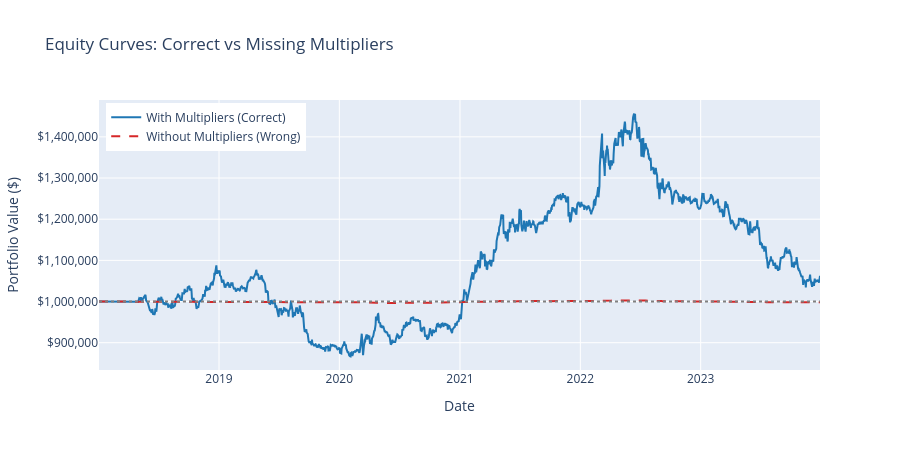

Notebook code for this chart:
### Code cell
# Overlay equity curves
fig = go.Figure()
ec_with = result.equity
ec_without = result_nomult.equity

fig.add_trace(
    go.Scatter(
        x=ec_with.timestamps,
        y=ec_with.values,
        name="With Multipliers (Correct)",
        line=dict(color="#1f77b4", width=2),
    )
)
fig.add_trace(
    go.Scatter(
        x=ec_without.timestamps,
        y=ec_without.values,
        name="Without Multipliers (Wrong)",
        line=dict(color="#d62728", width=2, dash="dash"),
    )
)
fig.add_hline(y=INITIAL_CASH, line_dash="dot", line_color="gray")

fig.update_layout(
    title="Equity Curves: Correct vs Missing Multipliers",
    xaxis_title="Date",
    yaxis_title="Portfolio Value ($)",
    yaxis_tickformat="$,.0f",
    height=450,
    legend=dict(yanchor="top", y=0.99, xanchor="left", x=0.01),
)
fig.show()

### Figure 1 — Plotly figure (JSON) as saved in the notebook; plotly's stock layout.template omitted (floating-point values rounded to 4 significant figures; data arrays with more than 128 entries replaced by an {"elided": "..."} marker saying what was removed)
{"data": [{"line": {"color": "#1f77b4", "width": 2}, "name": "With Multipliers (Correct)", "type": "scatter", "x": {"elided": "1550 str values"}, "y": {"elided": "1550 float values"}}, {"line": {"color": "#d62728", "dash": "dash", "width": 2}, "name": "Without Multipliers (Wrong)", "type": "scatter", "x": {"elided": "1550 str values"}, "y": {"elided": "1550 float values"}}], "layout": {"height": 450, "legend": {"x": 0.01, "xanchor": "left", "y": 0.99, "yanchor": "top"}, "shapes": [{"line": {"color": "gray", "dash": "dot"}, "type": "line", "x0": 0, "x1": 1, "xref": "x domain", "y0": 1000000, "y1": 1000000, "yref": "y"}], "title": {"text": "Equity Curves: Correct vs Missing Multipliers"}, "xaxis": {"title": {"text": "Date"}}, "yaxis": {"tickformat": "$,.0f", "title": {"text": "Portfolio Value ($)"}}}}
